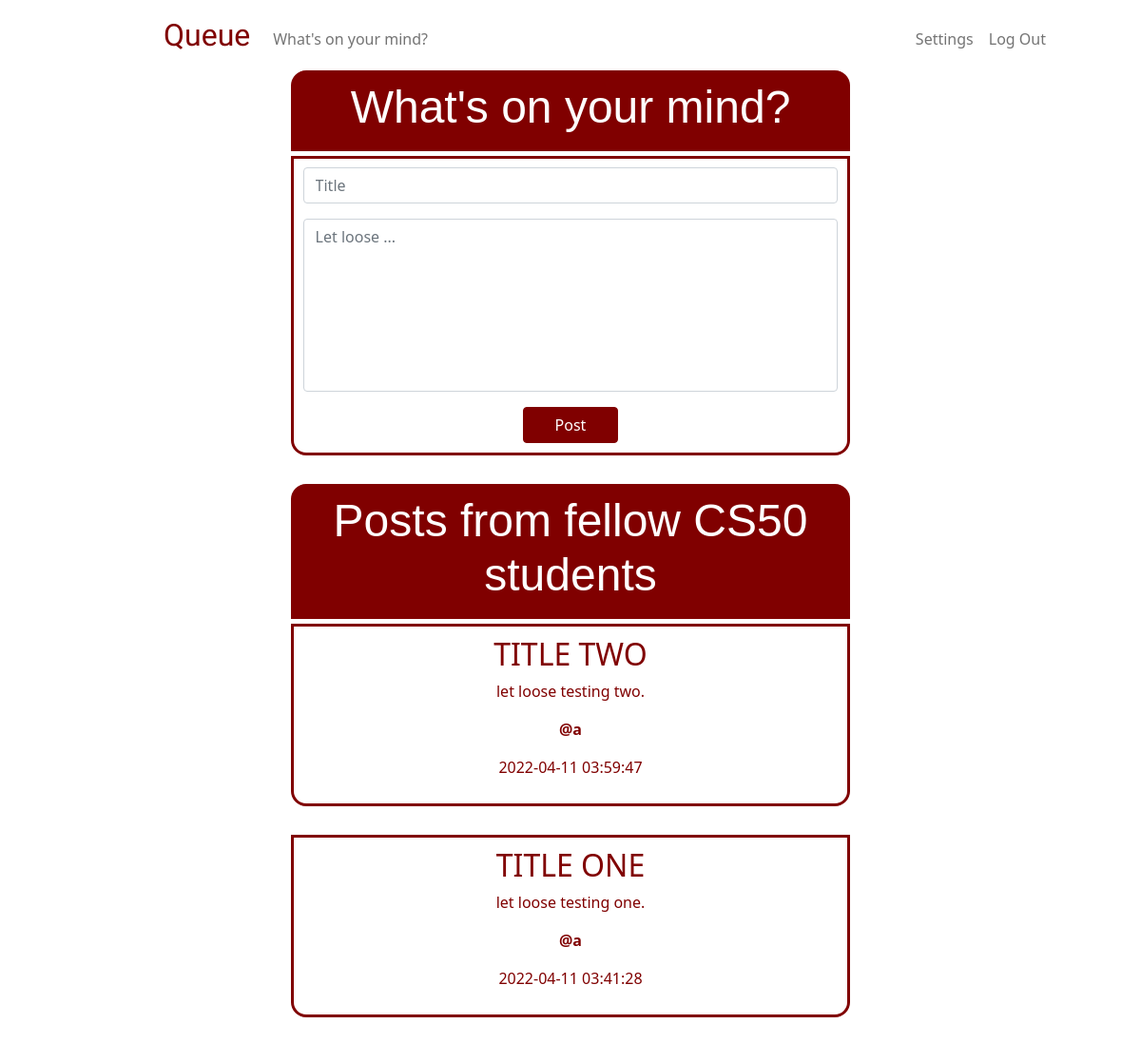
Page / (signed in) on the earlier database version.
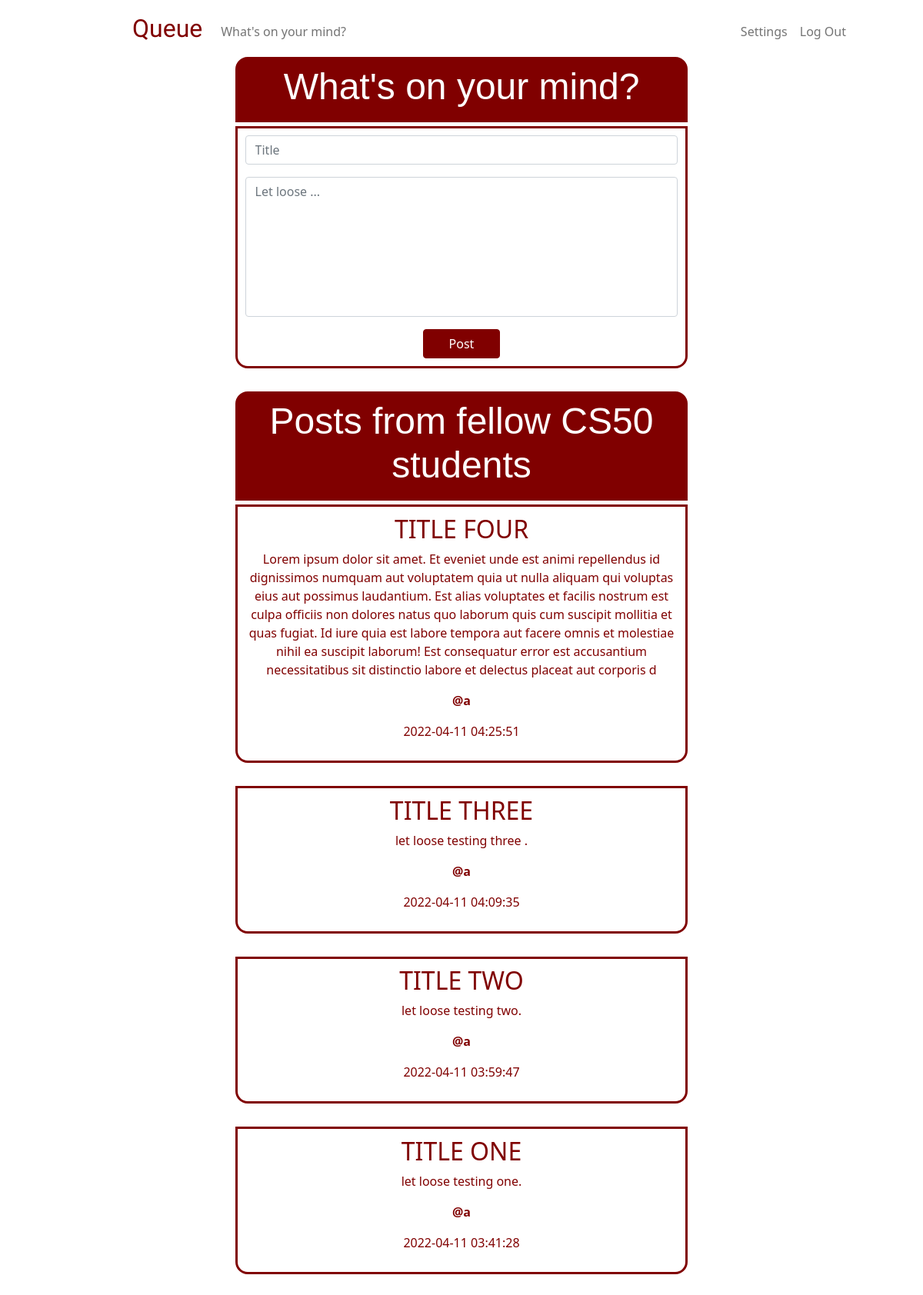
Same page on the later database version.
### tables this page shows
CREATE TABLE 'posts' ('id' INTEGER PRIMARY KEY NOT NULL, 'content' TEXT NOT NULL, 'time' DATETIME DEFAULT CURRENT_TIMESTAMP, title TEXT, 'user_id'  INTEGER NOT NULL  , 'username' TEXT);

### app.py (the view)
@app.route("/", methods=["GET", "POST"])
@login_required
def home():
    if request.method == "POST":
        if not request.form.get("title"):
            return apology("must provide title", 400)
        elif not request.form.get("content"):
            return apology("Nothing is on your mind?", 400)
        else:
            user = db.execute ("SELECT username FROM users WHERE id = ?", session["user_id"])
            username = user[0]["username"]
            title = request.form.get("title")
            content = request.form.get("content")
            db.execute("INSERT INTO posts (username, user_id, title, content) VALUES (?, ?, ?, ?)", username, session["user_id"], title, content)
            posts = db.execute("SELECT * FROM posts ORDER BY time DESC")
            return render_template("home.html", posts=posts)
    else:
        posts = db.execute("SELECT * FROM posts ORDER BY time DESC")
        return render_template("home.html", posts=posts)

### helpers.py (called while the page is built)
def login_required(f):
    @wraps(f)
    def decorated_function(*args, **kwargs):
        if session.get("user_id") is None:
            return redirect("/login")
        return f(*args, **kwargs)
    return decorated_function

### templates/home.html (shortened to what this page needs)
{% extends "layout.html" %}
{% block main %}
    <div class="users-post-header">
        <h1> What's on your mind? </h1>
    </div>
    <div class="users-post-container">
        <form action="/" method="post">
            <div class="mb-3">
                <input class="form-control" id="title" name="title" placeholder="Title" type="text" >
            </div>
            <div class="mb-3">
                <textarea class="form-control" id="content" name="content" placeholder="Let loose ..." rows = "7" maxlength="500" style="resize: none"></textarea>
            </div>
            <button class="btn btn-primary" id="home-button" type="submit"> Post </button>
        </form>
    </div>
    <div class="others-post-header">
        <h1> Posts from fellow CS50 students </h1>
    </div>
    <div>
        {% for post in posts %}
            <div class="users-post-container">
                <h2>{{ post["title"] }} </h2>
                <p>{{ post["content"] }} </p>
                <p><strong> @{{ post["username"] }} </strong></p>
                <p>{{ post["time"] }} </p>
            </div>
        {% endfor %}
    </div>
{% endblock %}

### templates/layout.html (shortened to what this page needs)
<!DOCTYPE html>
<html lang="en">
    <head>
        <link href="https://cdn.jsdelivr.net/npm/bootstrap@5.1.3/dist/css/bootstrap.min.css" rel="stylesheet">
        <link href="/static/styles.css" rel="stylesheet">
    </head>
    <body>
        <nav class="bg-light navbar navbar-expand-md navbar-light" id="white-bg">
            <div class="container-fluid">
                <a class="navbar-brand" href="/" id="logo">Queue</a>
                <div class="collapse navbar-collapse" id="navbar">
                    {% if session["user_id"] %}
                        <ul class="navbar-nav me-auto mt-2">
                            <li class="nav-item"><a class="nav-link" href="/">What's on your mind?</a></li>
                        </ul>
                        <ul class="navbar-nav ms-auto mt-2" id="rem5-right-padding">
                            <li class="nav-item"><a class="nav-link" href="/password">Settings</a></li>
                            <li class="nav-item"><a class="nav-link" href="/logout">Log Out</a></li>
                        </ul>
                    {% else %}
                        <ul class="navbar-nav ms-auto mt-1" id="rem5-right-padding">
                            <li class="nav-item"><a class="nav-link" href="/register">Register</a></li>
                            <li class="nav-item"><a class="nav-link" href="/login">Log In</a></li>
                        </ul>
                    {% endif %}
                </div>
            </div>
        </nav>
        <main class="container-fluid text-center">
            {% block main %}{% endblock %}
        </main>
    </body>
</html>

### static/styles.css (style rules this page uses)
#white-bg { background-color: white !important; }
nav .navbar-brand { font-size: xx-large; }
#logo { font-family: 'ZCOOL XiaoWei', serif; color: rgb(128, 0, 0); padding-left: 10rem; }
.users-post-header { background-color: rgb(128, 0, 0); color: rgb(255, 255, 255); margin-right: 25%; margin-left: 25%; padding: 0.6rem; text-align: center; border-radius: 1rem 1rem 0 0; }
.users-post-container { background-color: rgba(255, 255, 255, 0.9); border: solid; border-width: 3px; border-color: rgb(128, 0, 0); color: rgb(128, 0, 0); margin: 5px 25% 30px 25%; padding: 0.6rem; text-align: center; border-radius: 0 0 1rem 1rem; }
.others-post-header { background-color: rgb(128, 0, 0); color: rgb(255, 255, 255); margin-right: 25%; margin-left: 25%; padding: 0.6rem; text-align: center; border-radius: 1rem 1rem 0 0; }
#home-button { background-color: rgb(128, 0, 0); color: rgb(255, 255, 255); border-color: rgb(128, 0, 0); width:100px; font-size: 16px; }
#rem5-right-padding { padding-right: 5rem !important; }
h1 { font-family: 'Montserrat', sans-serif; font-size: 48px; }

Differences in the rows shown:
added posts: title "TITLE FOUR", content "Lorem ipsum dolor sit amet. Et eveniet unde est animi repellendus id dignissimos numquam aut voluptatem quia ut nulla aliquam qui voluptas eius aut possimus laudantium. Est alias voluptates et facilis nostrum est culpa officiis non dolores natus quo laborum quis cum suscipit mollitia et quas fugiat. Id iure quia est labore tempora aut facere omnis et molestiae nihil ea suscipit laborum! Est consequatur error est accusantium necessitatibus sit distinctio labore et delectus placeat aut corporis d", username "a", time "2022-04-11 04:25:51"
added posts: title "TITLE THREE", content "let loose testing three .", username "a", time "2022-04-11 04:09:35"
